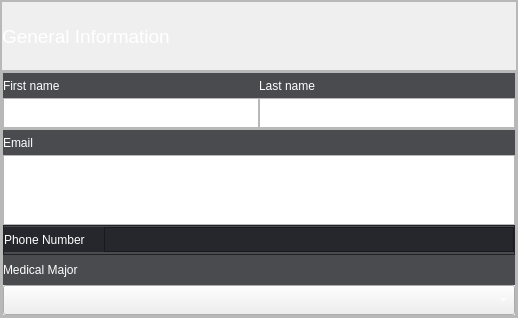
              <widget class="QFrame" name="frame_10">
               <property name="maximumSize">
                <size>
                 <width>16777215</width>
                 <height>250</height>
                </size>
               </property>
               <property name="frameShape">
                <enum>QFrame::StyledPanel</enum>
               </property>
               <property name="frameShadow">
                <enum>QFrame::Raised</enum>
               </property>
               <layout class="QVBoxLayout" name="verticalLayout_7">
                <property name="spacing">
                 <number>0</number>
                </property>
                <property name="leftMargin">
                 <number>0</number>
                </property>
                <property name="topMargin">
                 <number>0</number>
                </property>
                <property name="rightMargin">
                 <number>0</number>
                </property>
                <property name="bottomMargin">
                 <number>0</number>
                </property>
                <item>
                 <widget class="QFrame" name="frame_12">
                  <property name="minimumSize">
                   <size>
                    <width>0</width>
                    <height>70</height>
                   </size>
                  </property>
                  <property name="maximumSize">
                   <size>
                    <width>16777215</width>
                    <height>70</height>
                   </size>
                  </property>
                  <property name="frameShape">
                   <enum>QFrame::StyledPanel</enum>
                  </property>
                  <property name="frameShadow">
                   <enum>QFrame::Raised</enum>
                  </property>
                  <layout class="QHBoxLayout" name="horizontalLayout_4">
                   <property name="spacing">
                    <number>0</number>
                   </property>
                   <property name="leftMargin">
                    <number>0</number>
                   </property>
                   <property name="topMargin">
                    <number>0</number>
                   </property>
                   <property name="rightMargin">
                    <number>0</number>
                   </property>
                   <property name="bottomMargin">
                    <number>0</number>
                   </property>
                   <item>
                    <widget class="QLabel" name="label_4">
                     <property name="font">
                      <font>
                       <pointsize>14</pointsize>
                      </font>
                     </property>
                     <property name="styleSheet">
                      <string notr="true">color: rgb(255, 255, 255);</string>
                     </property>
                     <property name="text">
                      <string>General Information</string>
                     </property>
                    </widget>
                   </item>
                  </layout>
                 </widget>
                </item>
                <item>
                 <widget class="QFrame" name="frame_13">
                  <property name="maximumSize">
                   <size>
                    <width>16777215</width>
                    <height>16777215</height>
                   </size>
                  </property>
                  <property name="frameShape">
                   <enum>QFrame::StyledPanel</enum>
                  </property>
                  <property name="frameShadow">
                   <enum>QFrame::Raised</enum>
                  </property>
                  <layout class="QVBoxLayout" name="verticalLayout_8">
                   <property name="spacing">
                    <number>0</number>
                   </property>
                   <property name="leftMargin">
                    <number>0</number>
                   </property>
                   <property name="topMargin">
                    <number>0</number>
                   </property>
                   <property name="rightMargin">
                    <number>0</number>
                   </property>
                   <property name="bottomMargin">
                    <number>0</number>
                   </property>
                   <item>
                    <widget class="QFrame" name="frame_14">
                     <property name="maximumSize">
                      <size>
                       <width>16777215</width>
                       <height>60</height>
                      </size>
                     </property>
                     <property name="frameShape">
                      <enum>QFrame::StyledPanel</enum>
                     </property>
                     <property name="frameShadow">
                      <enum>QFrame::Raised</enum>
                     </property>
                     <layout class="QGridLayout" name="gridLayout">
                      <property name="leftMargin">
                       <number>0</number>
                      </property>
                      <property name="topMargin">
                       <number>0</number>
                      </property>
                      <property name="rightMargin">
                       <number>0</number>
                      </property>
                      <property name="bottomMargin">
                       <number>0</number>
                      </property>
                      <property name="spacing">
                       <number>0</number>
                      </property>
                      <item row="0" column="0">
                       <widget class="QLabel" name="loginFrom_lbFirstname">
                        <property name="minimumSize">
                         <size>
                          <width>0</width>
                          <height>25</height>
                         </size>
                        </property>
                        <property name="styleSheet">
                         <string notr="true">color: rgb(255, 255, 255); background-color: rgba(27, 29, 35, 200);</string>
                        </property>
                        <property name="text">
                         <string>First name</string>
                        </property>
                       </widget>
                      </item>
                      <item row="0" column="1">
                       <widget class="QLabel" name="loginFrom_lbLastname">
                        <property name="minimumSize">
                         <size>
                          <width>0</width>
                          <height>25</height>
                         </size>
                        </property>
                        <property name="styleSheet">
                         <string notr="true">color: rgb(255, 255, 255); background-color: rgba(27, 29, 35, 200);</string>
                        </property>
                        <property name="text">
                         <string>Last name</string>
                        </property>
                       </widget>
                      </item>
                      <item row="1" column="0">
                       <widget class="QTextEdit" name="loginFrom_TbFirstname">
                        <property name="maximumSize">
                         <size>
                          <width>16777215</width>
                          <height>30</height>
                         </size>
                        </property>
                        <property name="styleSheet">
                         <string notr="true">color: rgb(255, 255, 255);</string>
                        </property>
                       </widget>
                      </item>
                      <item row="1" column="1">
                       <widget class="QTextEdit" name="loginFrom_TbLastname">
                        <property name="maximumSize">
                         <size>
                          <width>16777215</width>
                          <height>30</height>
                         </size>
                        </property>
                        <property name="styleSheet">
                         <string notr="true">color: rgb(255, 255, 255);</string>
                        </property>
                       </widget>
                      </item>
                     </layout>
                    </widget>
                   </item>
                   <item>
                    <widget class="QFrame" name="frame_15">
                     <property name="maximumSize">
                      <size>
                       <width>16777215</width>
                       <height>270</height>
                      </size>
                     </property>
                     <property name="frameShape">
                      <enum>QFrame::StyledPanel</enum>
                     </property>
                     <property name="frameShadow">
                      <enum>QFrame::Raised</enum>
                     </property>
                     <layout class="QVBoxLayout" name="verticalLayout_9">
                      <property name="spacing">
                       <number>0</number>
                      </property>
                      <property name="leftMargin">
                       <number>0</number>
                      </property>
                      <property name="topMargin">
                       <number>0</number>
                      </property>
                      <property name="rightMargin">
                       <number>0</number>
                      </property>
                      <property name="bottomMargin">
                       <number>0</number>
                      </property>
                      <item>
                       <widget class="QLabel" name="loginFrom_lbEmail">
                        <property name="minimumSize">
                         <size>
                          <width>0</width>
                          <height>25</height>
                         </size>
                        </property>
                        <property name="styleSheet">
                         <string notr="true">color: rgb(255, 255, 255); background-color: rgba(27, 29, 35, 200);</string>
                        </property>
                        <property name="text">
                         <string>Email</string>
                        </property>
                       </widget>
                      </item>
                      <item>
                       <widget class="QTextEdit" name="loginFrom_TbEmail">
                        <property name="styleSheet">
                         <string notr="true">color: rgb(255, 255, 255);</string>
                        </property>
                       </widget>
                      </item>
                      <item>
                       <widget class="QFrame" name="frame_9">
                        <property name="minimumSize">
                         <size>
                          <width>0</width>
                          <height>30</height>
                         </size>
                        </property>
                        <property name="maximumSize">
                         <size>
                          <width>16777215</width>
                          <height>30</height>
                         </size>
                        </property>
                        <property name="styleSheet">
                         <string notr="true">color: rgb(255, 255, 255); background-color: rgba(27, 29, 35, 200);</string>
                        </property>
                        <property name="frameShape">
                         <enum>QFrame::StyledPanel</enum>
                        </property>
                        <property name="frameShadow">
                         <enum>QFrame::Raised</enum>
                        </property>
                        <layout class="QHBoxLayout" name="horizontalLayout_12">
                         <property name="spacing">
                          <number>0</number>
                         </property>
                         <property name="leftMargin">
                          <number>0</number>
                         </property>
                         <property name="topMargin">
                          <number>0</number>
                         </property>
                         <property name="rightMargin">
                          <number>0</number>
                         </property>
                         <property name="bottomMargin">
                          <number>0</number>
                         </property>
                         <item>
                          <widget class="QLabel" name="loginFrom_lbPhoneNumber">
                           <property name="minimumSize">
                            <size>
                             <width>100</width>
                             <height>25</height>
                            </size>
                           </property>
                           <property name="maximumSize">
                            <size>
                             <width>16777215</width>
                             <height>25</height>
                            </size>
                           </property>
                           <property name="styleSheet">
                            <string notr="true">color: rgb(255, 255, 255); background-color: rgba(27, 29, 35, 200);</string>
                           </property>
                           <property name="text">
                            <string>Phone Number</string>
                           </property>
                          </widget>
                         </item>
                         <item>
                          <widget class="QTextEdit" name="loginFrom_tbPhoneNumber">
                           <property name="minimumSize">
                            <size>
                             <width>0</width>
                             <height>25</height>
                            </size>
                           </property>
                           <property name="maximumSize">
                            <size>
                             <width>16777215</width>
                             <height>25</height>
                            </size>
                           </property>
                          </widget>
                         </item>
                        </layout>
                       </widget>
                      </item>
                      <item>
                       <widget class="QLabel" name="loginFrom_lbMajor">
                        <property name="minimumSize">
                         <size>
                          <width>0</width>
                          <height>30</height>
                         </size>
                        </property>
                        <property name="maximumSize">
                         <size>
                          <width>16777215</width>
                          <height>30</height>
                         </size>
                        </property>
                        <property name="styleSheet">
                         <string notr="true">color: rgb(255, 255, 255); background-color: rgba(27, 29, 35, 200);</string>
                        </property>
                        <property name="text">
                         <string>Medical Major</string>
                        </property>
                       </widget>
                      </item>
                      <item>
                       <widget class="QComboBox" name="loginFrom_CbbMajor">
                        <property name="minimumSize">
                         <size>
                          <width>0</width>
                          <height>30</height>
                         </size>
                        </property>
                        <property name="styleSheet">
                         <string notr="true">color: rgb(255, 255, 255);</string>
                        </property>
                       </widget>
                      </item>
                     </layout>
                    </widget>
                   </item>
                  </layout>
                 </widget>
                </item>
               </layout>
              </widget>
